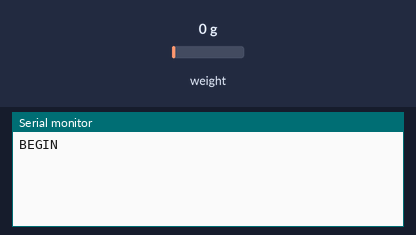
The sketch below on a simulated ESP32. On the bench: the last lines printed to the serial monitor. The test bench sets the inputs (shaded band); at power-on: weight on the scale 0 g.

Above: at 7.2 s.
7.3 s: weight on the scale set to 100 g
At 15.0 s:
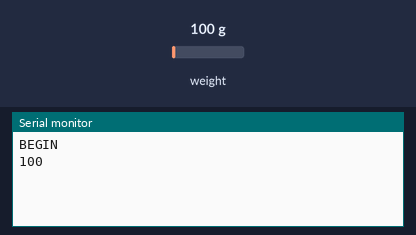
15.5 s: weight on the scale set to 1250 g
At 22.3 s:
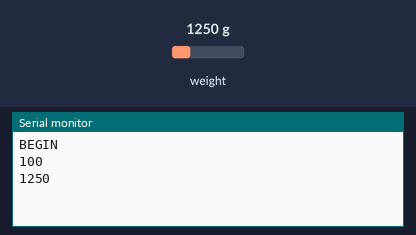

Measured:
- after the input at 7.3 s, the serial monitor: prints a new line after 6.7 s (image 1)
- after the input at 15.5 s, the serial monitor: prints a new line after 6.5 s (image 2)

The sketch:

loadcell.ino
```cpp
#include <Arduino.h>
#include "soc/rtc.h"
#include "HX711.h"

// HX711 circuit wiring
const int LOADCELL_DOUT_PIN = 16;
const int LOADCELL_SCK_PIN = 4;
const int NUM_SAMPLES = 80;
const int TEST_PIN = LOADCELL_DOUT_PIN;
const float SCALE = 4.32f;

HX711 scale;

void setup() {
  Serial.begin(115200);
  scale.begin(LOADCELL_DOUT_PIN, LOADCELL_SCK_PIN);
  scale.set_scale(SCALE);
  scale.tare();
  delay(5000);
  Serial.println("BEGIN");
}

void loop() {
    long reading = scale.get_units(NUM_SAMPLES);
    Serial.println(reading);
}
```
